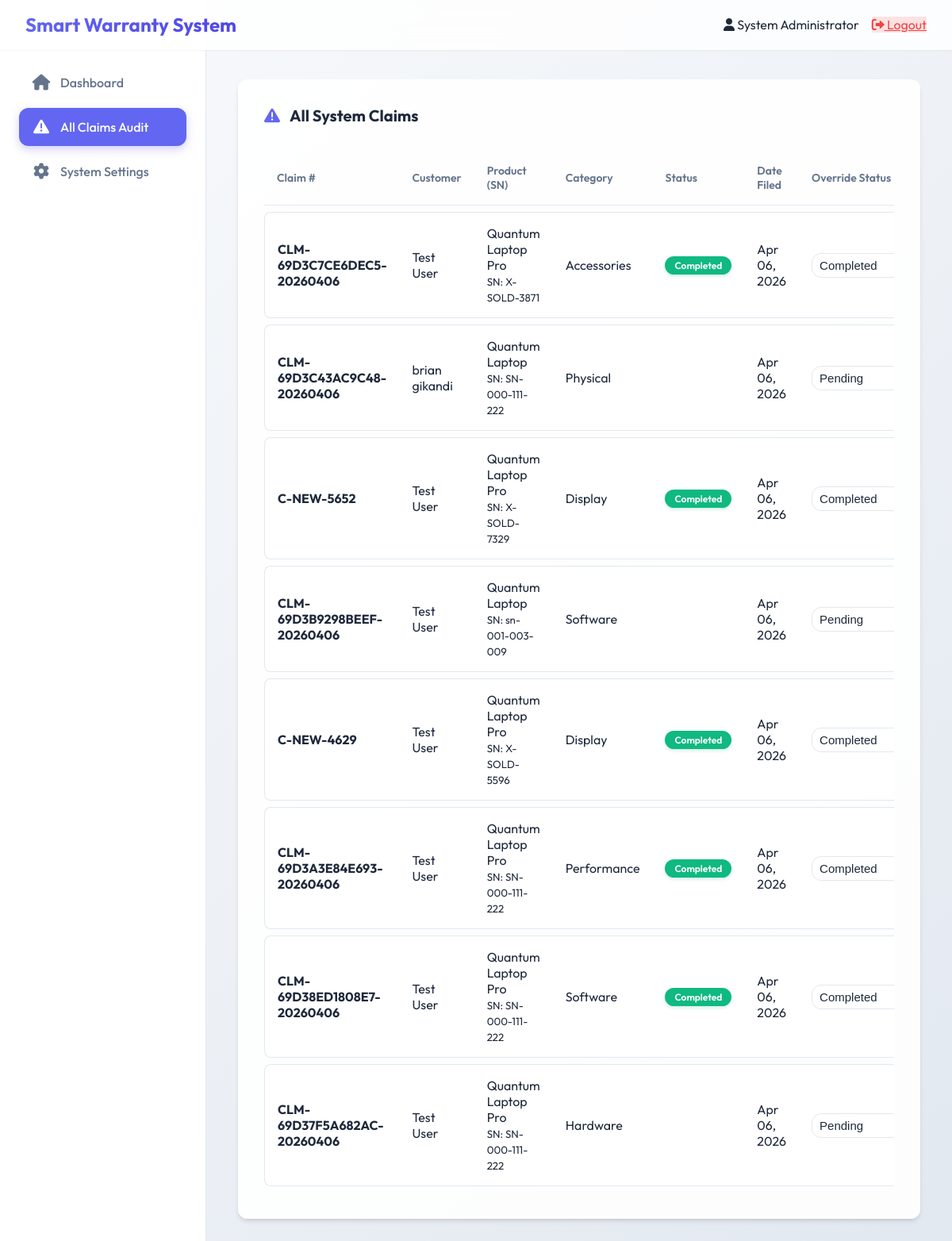
The page /admin/claims.php (signed in) on the database its author committed.
### tables this page shows
CREATE TABLE `claims` (
  `id` int(11) NOT NULL,
  `claim_number` varchar(50) NOT NULL,
  `warranty_id` int(11) NOT NULL,
  `user_id` int(11) NOT NULL,
  `assigned_technician_id` int(11) DEFAULT NULL,
  `issue_description` text NOT NULL,
  `issue_category` varchar(50) NOT NULL,
  `priority` enum('low','medium','high','urgent') NOT NULL DEFAULT 'medium',
  `status` enum('pending','under_review','approved','rejected','in_progress','completed','replaced','pending_refund','refund_denied') NOT NULL DEFAULT 'pending',
  `created_at` timestamp NOT NULL DEFAULT current_timestamp(),
  `updated_at` timestamp NOT NULL DEFAULT current_timestamp() ON UPDATE current_timestamp()
);

CREATE TABLE `users` (
  `id` int(11) NOT NULL,
  `username` varchar(50) NOT NULL,
  `password` varchar(255) NOT NULL,
  `email` varchar(100) NOT NULL,
  `full_name` varchar(100) NOT NULL,
  `phone` varchar(20) DEFAULT NULL,
  `address` text DEFAULT NULL,
  `user_type` enum('client','technician','admin','owner') NOT NULL DEFAULT 'client',
  `status` enum('active','inactive') NOT NULL DEFAULT 'active',
  `last_login` datetime DEFAULT NULL,
  `created_at` timestamp NOT NULL DEFAULT current_timestamp()
);

CREATE TABLE `products` (
  `id` int(11) NOT NULL,
  `product_name` varchar(100) NOT NULL,
  `model_number` varchar(50) NOT NULL,
  `brand` varchar(50) NOT NULL,
  `price` decimal(10,2) DEFAULT 0.00,
  `warranty_period_months` int(11) NOT NULL,
  `warranty_terms` text DEFAULT NULL,
  `created_at` timestamp NOT NULL DEFAULT current_timestamp()
);

CREATE TABLE `warranty_registrations` (
  `id` int(11) NOT NULL,
  `warranty_number` varchar(50) NOT NULL,
  `user_id` int(11) NOT NULL,
  `product_id` int(11) NOT NULL,
  `serial_number` varchar(100) NOT NULL,
  `purchase_date` date NOT NULL,
  `purchase_price` decimal(10,2) DEFAULT 0.00,
  `quantity` int(11) DEFAULT 1,
  `warranty_start_date` date NOT NULL,
  `warranty_end_date` date NOT NULL,
  `purchase_receipt` varchar(255) DEFAULT NULL,
  `status` enum('active','expired','voided') NOT NULL DEFAULT 'active',
  `created_at` timestamp NOT NULL DEFAULT current_timestamp()
);

### admin/claims.php (the view, shortened to what this page needs)
<?php
require_once '../config.php';
$page = isset($_GET['page']) ? (int)$_GET['page'] : 1;
$limit = 50;
$offset = ($page - 1) * $limit;
$claims = $pdo->query("
    SELECT c.*, u.full_name as customer_name, p.product_name, wr.serial_number
    FROM claims c
    JOIN users u ON c.user_id = u.id
    JOIN warranty_registrations wr ON c.warranty_id = wr.id
    JOIN products p ON wr.product_id = p.id
    ORDER BY c.created_at DESC
    LIMIT $limit OFFSET $offset
")->fetchAll();
require_once '../includes/header.php';
require_once '../includes/sidebar.php';
?>
<div class="main-content">
    <div class="section">
        <h2><i class="fas fa-exclamation-triangle"></i> All System Claims</h2>
        <div style="overflow-x: auto;">
            <table>
                <thead>
                    <tr>
                        <th>Claim #</th>
                        <th>Customer</th>
                        <th>Product (SN)</th>
                        <th>Category</th>
                        <th>Status</th>
                        <th>Date Filed</th>
                        <th>Override Status</th>
                    </tr>
                </thead>
                <tbody>
                    <?php foreach($claims as $claim): ?>
                        <tr>
                            <td><strong><?php echo htmlspecialchars($claim['claim_number']); ?></strong></td>
                            <td><?php echo htmlspecialchars($claim['customer_name']); ?></td>
                            <td>
                                <?php echo htmlspecialchars($claim['product_name']); ?>
                                <br><small>SN: <?php echo htmlspecialchars($claim['serial_number']); ?></small>
                            </td>
                            <td><?php echo htmlspecialchars(ucfirst($claim['issue_category'])); ?></td>
                            <td>
                                <span class="status status-<?php echo htmlspecialchars($claim['status']); ?>">
                                    <?php echo str_replace('_', ' ', ucfirst(htmlspecialchars($claim['status']))); ?>
                                </span>
                            </td>
                            <td><?php echo date('M d, Y', strtotime($claim['created_at'])); ?></td>
                            <td>
                                <form method="POST" style="display:flex; gap:5px; align-items:center;">
                                    <select name="new_status" style="width: auto; padding: 5px;">
                                        <option value="pending" <?php echo $claim['status'] == 'pending' ? 'selected' : ''; ?>>Pending</option>
                                        <option value="completed" <?php echo $claim['status'] == 'completed' ? 'selected' : ''; ?>>Completed</option>
                                    </select>
                                </form>
                            </td>
                        </tr>
                    <?php endforeach; ?>
                </tbody>
            </table>
        </div>
    </div>
</div>
<?php require_once '../includes/footer.php'; ?>

### assets/css/style.css (style rules this page uses)
* { margin: 0; padding: 0; box-sizing: border-box; }
:root { --primary: #6366f1; --primary-dark: #4f46e5; --secondary: #64748b; --success: #10b981; --warning: #f59e0b; --danger: #ef4444; --info: #0ea5e9; --bg-main: #f8fafc; --bg-card: rgba(255, 255, 255, 0.9); --text-main: #1e293b; --text-muted: #64748b; --shadow-sm: 0 1px 2px 0 rgb(0 0 0 / 0.05); --shadow: 0 4px 6px -1px rgb(0 0 0 / 0.1), 0 2px 4px -2px rgb(0 0 0 / 0.1); --shadow-lg: 0 10px 15px -3px rgb(0 0 0 / 0.1), 0 4px 6px -4px rgb(0 0 0 / 0.1); --radius: 12px; }
body { font-family: 'Outfit', sans-serif; background: linear-gradient(135deg, #f8fafc 0%, #e2e8f0 100%); color: var(--text-main); min-height: 100vh; }
.main-content { margin-left: 260px; padding: 100px 2.5rem 3rem; min-height: 100vh; width: calc(100% - 260px); }
.section { background: var(--bg-card); padding: 2rem; border-radius: var(--radius); box-shadow: var(--shadow); margin-bottom: 2.5rem; border: 1px solid rgba(255, 255, 255, 0.5); overflow-x: auto; }
.section h2 { font-size: 1.25rem; font-weight: 700; margin-bottom: 1.5rem; display: flex; align-items: center; gap: 0.75rem; }
.section h2 i { color: var(--primary); }
table { width: 100%; border-collapse: separate; border-spacing: 0 0.5rem; }
th { text-align: left; padding: 1rem; color: var(--text-muted); font-weight: 600; font-size: 0.875rem; border-bottom: 1px solid #e2e8f0; }
td { padding: 1rem; background: white; border-top: 1px solid #e2e8f0; border-bottom: 1px solid #e2e8f0; }
td:first-child { border-left: 1px solid #e2e8f0; border-top-left-radius: 8px; border-bottom-left-radius: 8px; }
td:last-child { border-right: 1px solid #e2e8f0; border-top-right-radius: 8px; border-bottom-right-radius: 8px; }
.status { padding: 0.25rem 0.75rem; border-radius: 9999px; font-size: 0.75rem; font-weight: 600; display: inline-flex; align-items: center; white-space: nowrap; }
.status-completed, .status-refunded, .status-replaced { background: #10b981; color: white; box-shadow: 0 2px 4px rgba(16, 185, 129, 0.2); }
input, select, textarea { width: 100%; padding: 0.75rem 1rem; border: 1px solid #e2e8f0; border-radius: var(--radius); background: white; font-size: 0.9375rem; color: var(--text-main); }

### rows shown on the page
claims: claim_number "CLM-69D3C7CE6DEC5-20260406", user.full_name "Test User", products.product_name "Quantum Laptop Pro", warranty.serial_number "X-SOLD-3871", issue_category "Accessories", status "Completed", created_at "Apr 06, 2026", new_status "Completed"
claims: claim_number "CLM-69D3C43AC9C48-20260406", user.full_name "brian gikandi", products.product_name "Quantum Laptop", warranty.serial_number "SN-000-111-222", issue_category "Physical", created_at "Apr 06, 2026"
claims: claim_number "C-NEW-5652", user.full_name "Test User", products.product_name "Quantum Laptop Pro", warranty.serial_number "X-SOLD-7329", issue_category "Display", status "Completed", created_at "Apr 06, 2026", new_status "Completed"
claims: claim_number "CLM-69D3B9298BEEF-20260406", user.full_name "Test User", products.product_name "Quantum Laptop", warranty.serial_number "sn-001-003-009", issue_category "Software", created_at "Apr 06, 2026"
claims: claim_number "C-NEW-4629", user.full_name "Test User", products.product_name "Quantum Laptop Pro", warranty.serial_number "X-SOLD-5596", issue_category "Display", status "Completed", created_at "Apr 06, 2026", new_status "Completed"
claims: claim_number "CLM-69D3A3E84E693-20260406", user.full_name "Test User", products.product_name "Quantum Laptop Pro", warranty.serial_number "SN-000-111-222", issue_category "Performance", status "Completed", created_at "Apr 06, 2026", new_status "Completed"
claims: claim_number "CLM-69D38ED1808E7-20260406", user.full_name "Test User", products.product_name "Quantum Laptop Pro", warranty.serial_number "SN-000-111-222", issue_category "Software", status "Completed", created_at "Apr 06, 2026", new_status "Completed"
claims: claim_number "CLM-69D37F5A682AC-20260406", user.full_name "Test User", products.product_name "Quantum Laptop Pro", warranty.serial_number "SN-000-111-222", issue_category "Hardware", created_at "Apr 06, 2026"

### other values the page prints
$site_name "Smart Warranty System"
$_SESSION['full_name'] "System Administrator"
